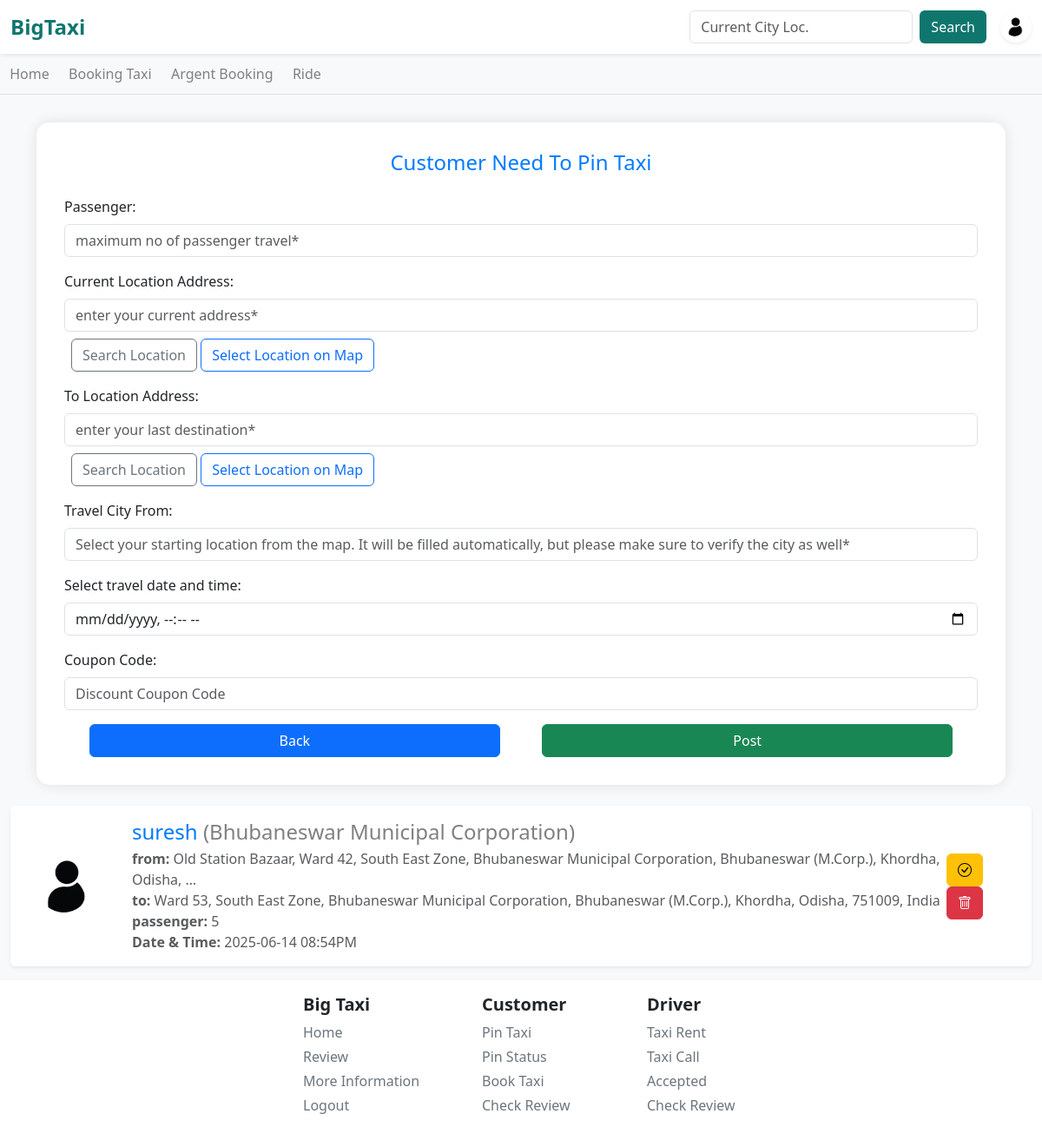
Before: /home/pin/ (signed in) with the older database file.
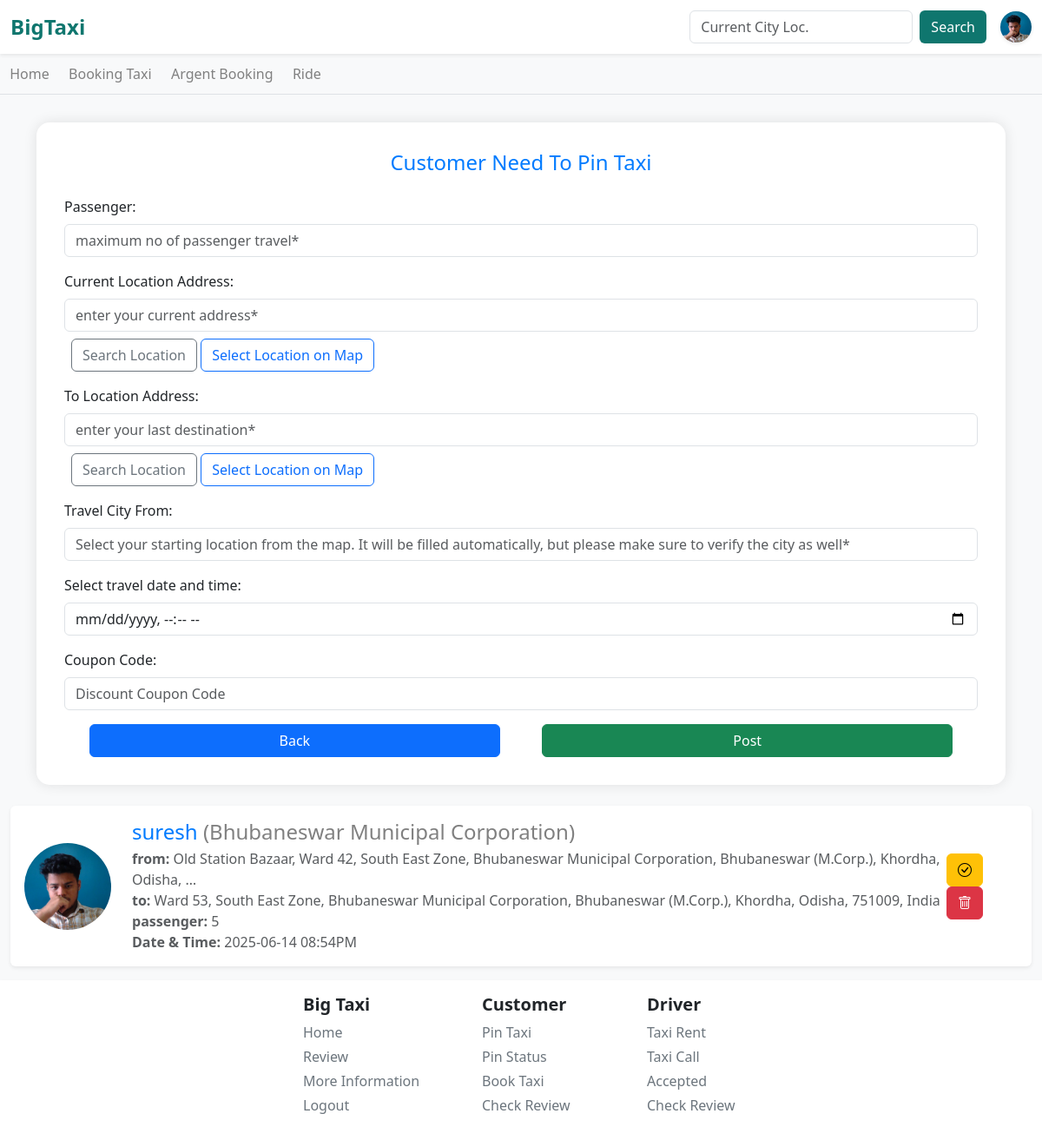
After: the same page with the newer database file.
### Users/models.py (models this page shows, shortened)
class usersDataModel(models.Model):
    UserG = [
        ('Male', 'Male'),
        ('Female', 'Female'),
        ('Other', 'Other'),
        ('Not Check', 'Not Check'),
    ]
    UserC = [
        ('Developer', 'Developer'),
        ('Customer', 'Customer'),
        ('Driver', 'Driver'),
    ]
    ULink = models.ForeignKey(User, on_delete=models.CASCADE)
    UserCode = models.CharField(max_length=100, default='BIGTAXICODE1006463')
    UserCategory = models.CharField(choices=UserC, default='Customer', max_length=20)
    UserMobileNo = models.CharField(max_length=11)
    UserGender = models.CharField(max_length=100, default='Not Check')
    UserAge = models.CharField(max_length=3, default='')
    UserState = models.CharField(max_length=100, default='')
    UserCity = models.CharField(max_length=100, default='')
    UserPincode = models.CharField(max_length=20, default='')
    UserAddress = models.CharField(max_length=200, default='')
    UserPass = models.CharField(max_length=1000, default='password')
    CouponCode = models.CharField(max_length=50, null=True, blank=True)
    UProfileImage = models.ImageField(upload_to='profile/main/', default='profile/default/default.png')
    UProfileName = models.CharField(max_length=1000, default='BiXTaxi User')
    description = models.CharField(max_length=5000, default='No Description!')
    totalTripCount = models.IntegerField(default=0)
    dangerTripCount = models.IntegerField(default=0)

### taxi_app/models.py (models this page shows, shortened)
class PinTaxiAvailable(models.Model):
    run = [('not', 'not'),('yes', 'yes')]
    taxiAvaId = models.CharField(max_length=50)
    taxiCity = models.CharField(max_length=500)
    customerId = models.ForeignKey(usersDataModel, on_delete=models.CASCADE)
    currentLocation = models.CharField(max_length=2000)
    toLocation = models.CharField(max_length=2000, default='No Area Found!')
    taxiPassenger = models.IntegerField(default=1)
    pincode = models.CharField(max_length=20, default=' ')
    couponCodeWas = models.CharField(max_length=100, default='Customer Not Have Coupon')
    taxiDate = models.DateField(auto_now_add=True)
    taxiTime = models.TimeField(auto_now_add=True)
    taxiDateAndTimeByUser = models.CharField(max_length=100, default='none')
    priceOfTravel = models.IntegerField(default=0)
    driverCode = models.CharField(max_length=100, default='DRIVERCODE')
    runningStatus = models.CharField(max_length=100, choices=run, default='not')

### taxi_app/views.py (the view, shortened to what this page needs)
# urls.py: path('pin/', views.pinTaxiFunctionBaseView, name='pinTaxi'),
def pinTaxiFunctionBaseView(request):
    if request.user.is_authenticated:
        showMessage = False
        usernames = request.user.username; user = User.objects.get(username = usernames); dataOfUser = usersDataModel.objects.get(ULink = user); dataPresentLst = PinTaxiAvailable.objects.filter(customerId = dataOfUser)
        profileImage = dataOfUser.UProfileImage; setLimitToForm = 2
        if dataPresentLst:
            valueOfPin = True
            if len(dataPresentLst) > 1:dataOfPin = PinFunction(request, dataPresentLst)
            elif len(dataPresentLst) > 3: dataOfPin = PinFunction(request, dataPresentLst)
            else:  dataOfPin = PinFunction(request, dataPresentLst)
        else: valueOfPin = False; dataOfPin = False
        if len(dataPresentLst) < setLimitToForm:
            DataShow = True
        else: DataShow = False
        context = { 'showMessage' : showMessage, 'valueOfPin' : valueOfPin, 'dataOfPin' : dataOfPin, 'usernames' : usernames, 'DataShow' : DataShow, 'profileImage' : profileImage}
        return render(request, 'main/pinTaxi.html', context)
    else: return redirect('driver:login')

### taxi_app/views.py (called while the page is built)
def PinFunction(request, dataPresentLst):
    dataOfPinLst = []; IdLst = []; codeLst = []
    for a1 in dataPresentLst:
        dataOfPinLst += [a1]
    DataOf = [1 if ReportDriverInPinTaxi.objects.filter(pinBarCode = i) else 0 for i in dataPresentLst]
    if 1 in DataOf:
        indexPosition, NoIndex = [index for index, value in enumerate(DataOf) if value == 1], [index for index, value in enumerate(DataOf) if value == 0]
        for i in indexPosition: IdLst.append(str(dataOfPinLst[i].taxiAvaId)); codeLst.append(str(dataOfPinLst[i].taxiAvaId))
        for j in NoIndex: IdLst.insert(j, '')
    request.session['ReportAccessBarCode'] = codeLst
    DataZip = list(zip(dataOfPinLst, DataOf))
    return DataZip

### templates/main/pinTaxi.html (shortened to what the changed rows need)
{% extends 'base.html' %} {% block body %}
<link rel="stylesheet" href="../../static/css/pinTaxi.css" />
<link rel="stylesheet" href="https://unpkg.com/leaflet/dist/leaflet.css" />
{% if valueOfPin %}
  {% for DP, FIR in dataOfPin %}
<div class="container-xxl my-3">
  {% if FIR %}
    <div class="bg-warning shadow-sm rounded p-3 d-flex align-items-center flex-wrap flex-md-nowrap" style="border-radius: 50%;">
  {% else %}
    <div class="bg-white shadow-sm rounded p-3 d-flex align-items-center flex-wrap flex-md-nowrap" style="border-radius: 50%;">
  {% endif %}
    <div class="me-4 mb-3 mb-md-0">
      <img
        src="/media/{{ profileImage }}"
        alt="User Profile"
        class="rounded-circle"
        style="width: 100px; height: 100px; object-fit: cover; border-radius: 50%;"
      />
    </div>
    <div class="me-auto">
      <h4 class="mb-1">
        {{ usernames }}
        <span class="taxi-passenger-limit-text">({{ DP.taxiCity }})</span>
      </h4>
      <p class="text-muted mb-0">
        <strong>from:</strong> {{ DP.currentLocation|truncatewords:15 }}
      </p>
      <p class="text-muted mb-0"><strong>to:</strong> {{ DP.toLocation|truncatewords:15 }}</p>
      <p class="text-muted mb-0"><strong>passenger:</strong> {{ DP.taxiPassenger }}</p>
      <p class="text-muted mb-0"><strong>Date & Time:</strong> {{ DP.taxiDateAndTimeByUser }}</p>
    </div>
    <div class="mt-3 mt-md-0">
      {% if FIR %}
        <a href="{% url 'taxi_app:checkPinReport' DP.taxiAvaId %}" class="btn btn-primary"><i class="bi bi-file-earmark-text"></i></a>
        <a href="{% url 'taxi_app:repostPin' DP.taxiAvaId %}" class="btn btn-success"><i class="bi bi-arrow-clockwise"></i></a>
        <a href="{% url 'taxi_app:deletePinTaxiReport' DP.taxiAvaId %}" class="btn btn-danger"><i class="bi bi-trash"></i></a>
      {% else %}
        <a href="{% url 'taxi_app:pinStatus' DP.taxiAvaId %}" class="btn btn-warning button-home"><i class="bi bi-check-circle"></i></a>
        <a href="{% url 'taxi_app:deletePinTaxiDetail' DP.taxiAvaId %}" class="btn btn-danger button-home-red"><i class="bi bi-trash"></i></a>
      {% endif %}
    </div>
  </div>
</div>
{% endfor %}
{% endif %}
{% endblock %}

### templates/inc/navbar.html (shortened to what this page needs)
<nav class="navbar navbar-expand-lg navbar-light bg-white shadow-sm">
  <div class="container-fluid">
    <a class="navbar-brand text-primary text-main-own fw-bold fs-4" href="{% url 'taxi_app:autoRedirect' %}">BigTaxi</a>
    <div class="ms-auto d-flex align-items-center">
      {% if user.is_authenticated %}
        <form class="d-flex me-3" method="GET" action="">
          <input class="form-control me-2 custom-focus" type="search" name="q" placeholder="Current City Loc." aria-label="Search">
          <button class="btn btn-main bg-main-own text-white" type="submit">Search</button>
        </form>
        <a href="{% url 'taxi_app:profile' %}" class="d-flex align-items-center text-decoration-none">
          <img src="/media/{{ profile }}" alt="Profile" width="36" height="36" class="rounded-circle shadow-sm" style="object-fit: cover;">
        </a>
      {% else %}
        <a href="{% url 'driver:customerLogin' %}" class="btn btn-outline-main me-2">Login</a>
        <a href="{% url 'driver:customerSignup' %}" class="btn btn-outline-main me-2">Signup</a>
      {% endif %}
    </div>
  </div>
</nav>
<div class="bg-light border-bottom scrolling-navbar d-flex">
{% if user.is_authenticated %}
  {% if userCategoryis == 'Customer' %}
    <div class="nav-item-wrapper"><a class="nav-link" href="{% url 'taxi_app:autoRedirect' %}" title="Home">
      Home
    </a></div>
    <div class="nav-item-wrapper"><a href="{% url 'taxi_app:pinTaxi' %}" class="nav-link" title="Booking Taxi">
      Booking Taxi
    </a></div>
    <div class="nav-item-wrapper"><a class="nav-link" href="#" title="Argent Booking">
      Argent Booking
    </a></div>
    <div class="nav-item-wrapper">
      <a class="nav-link" href="{% url 'taxi_app:statusCustomer' %}">Ride</a>
    </div>
  {% endif %}
{% endif %}
</div>

Changed rows visible on the page:
changed usersDataModel: UProfileImage: picture added in place of a placeholder
changed through a linked row, PinTaxiAvailable "Bhubaneswar Municipal Corporation": UProfileImage: picture added in place of a placeholder
